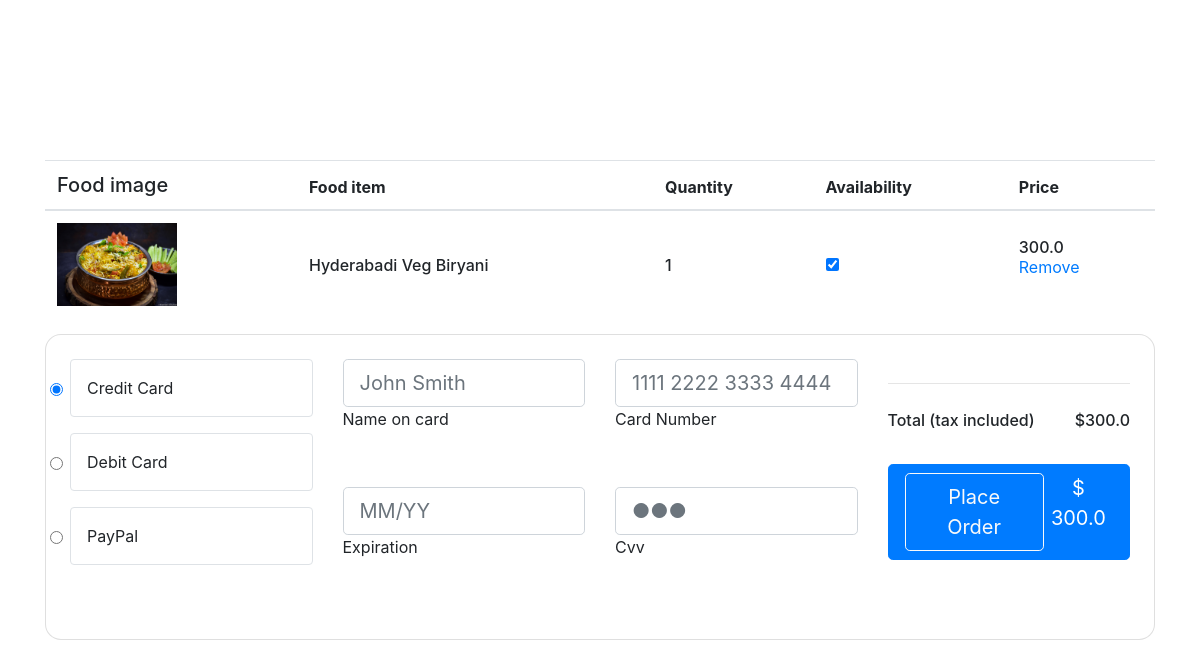
The app's page /orders/1 with its own data.
### tomato/models.py (models this page shows, shortened)
class CartItem(models.Model):
	menu= models.ForeignKey(Menu, on_delete=models.CASCADE)
	quantity = models.PositiveIntegerField(default=0)
	user = models.ForeignKey(User, on_delete=models.CASCADE)
	date_added = models.DateTimeField(auto_now_add=True)

class Menu(models.Model):
    menu_id=models.IntegerField(primary_key=True)
    restaurent=models.ForeignKey(Restaurent,on_delete=models.CASCADE)
    item_name=models.CharField(max_length=30)
    item_price=models.FloatField()
    item_description=models.CharField(max_length=100)
    item_image=models.ImageField(upload_to='menu_images/')
    item_category=models.CharField(max_length=30)
    is_available=models.BooleanField()
    quantity = models.PositiveIntegerField(default=1)

### tomato/views.py (the view)
# urls.py: path('orders/<int:id>',orders,name='order'),
def orders(request,id):
    data=CartItem.objects.filter(menu_id=id)
    total_price = sum(item.menu.item_price * item.quantity for item in data)
    return render(request,'order.html',{'data':data ,'total_price': total_price})

### template/order.html (shortened to what this page needs)
{% load bootstrap4 %}
{% bootstrap_css %}
<!DOCTYPE html>
<html lang="en">
<head>
</head>
<body>
    <section class="h-100 h-custom">
        <div class="container h-100 py-5">
          <div class="row d-flex justify-content-center align-items-center h-100">
            <div class="col">
              <div class="table-responsive">
                <table class="table">
                  <thead>
                    {% for i in data %}
                    <tr>
                      <th scope="col" class="h5">Food image</th>
                      <th scope="col">Food item</th>
                      <th scope="col">Quantity</th>
                      <th scope="col">Availability</th>
                      <th scope="col">Price</th>
                    </tr>
                  </thead>
                  <tbody>
                    <tr>
                      <th scope="row">
                        <div class="d-flex align-items-center">
                          <img src="{{ i.menu.item_image.url }}" class="img-fluid rounded-3"
                            style="width: 120px;" alt="Book">
                        </div>
                      </th>
                      <td class="align-middle">
                        <p class="mb-0" style="font-weight: 500;">{{ i.menu.item_name }}</p>
                      </td>
                      <td class="align-middle">
                        <p class="mb-0" style="font-weight: 500;">{{ i.menu.quantity }}</p>
                      </td>
                      <td class="align-middle">
                        <input type="checkbox" name="" id="" checked="{{ i.is_available }}" >
                      </td>
                      <td class="align-middle">
                        <p class="mb-0" style="font-weight: 500;">{{ i.menu.item_price }}</p>
                        <p><a href="{% url 'tomato:remove_from_cart' i.menu_id %}"> Remove</a></p>
                      </td>
                    </tr>
                    {% endfor %}
                  </tbody>
                </table>
              </div>
              <div class="card shadow-2-strong mb-5 mb-lg-0" style="border-radius: 16px;">
                <div class="card-body p-4">
                  <div class="row">
                    <div class="col-md-6 col-lg-4 col-xl-3 mb-4 mb-md-0">
                      <form>
                        <div class="d-flex flex-row pb-3">
                          <div class="d-flex align-items-center pe-2">
                            <input class="form-check-input" type="radio" name="radioNoLabel" id="radioNoLabel1v"
                              value="" aria-label="..." checked />
                          </div>
                          <div class="rounded border w-100 p-3">
                            <p class="d-flex align-items-center mb-0">
                              Credit
                              Card
                            </p>
                          </div>
                        </div>
                        <div class="d-flex flex-row pb-3">
                          <div class="d-flex align-items-center pe-2">
                            <input class="form-check-input" type="radio" name="radioNoLabel" id="radioNoLabel2v"
                              value="" aria-label="..." />
                          </div>
                          <div class="rounded border w-100 p-3">
                            <p class="d-flex align-items-center mb-0">
                              Debit Card
                            </p>
                          </div>
                        </div>
                        <div class="d-flex flex-row">
                          <div class="d-flex align-items-center pe-2">
                            <input class="form-check-input" type="radio" name="radioNoLabel" id="radioNoLabel3v"
                              value="" aria-label="..." />
                          </div>
                          <div class="rounded border w-100 p-3">
                            <p class="d-flex align-items-center mb-0">
                              PayPal
                            </p>
                          </div>
                        </div>
                      </form>
                    </div>
                    <div class="col-md-6 col-lg-4 col-xl-6">
                      <div class="row">
                        <div class="col-12 col-xl-6">
                          <div data-mdb-input-init class="form-outline mb-4 mb-xl-5">
                            <input type="text" id="typeName" class="form-control form-control-lg" siez="17"
                              placeholder="John Smith" />
                            <label class="form-label" for="typeName">Name on card</label>
                          </div>
                          <div data-mdb-input-init class="form-outline mb-4 mb-xl-5">
                            <input type="text" id="typeExp" class="form-control form-control-lg" placeholder="MM/YY"
                              size="7" id="exp" minlength="7" maxlength="7" />
                            <label class="form-label" for="typeExp">Expiration</label>
                          </div>
                        </div>
                        <div class="col-12 col-xl-6">
                          <div data-mdb-input-init class="form-outline mb-4 mb-xl-5">
                            <input type="text" id="typeText" class="form-control form-control-lg" siez="17"
                              placeholder="1111 2222 3333 4444" minlength="19" maxlength="19" />
                            <label class="form-label" for="typeText">Card Number</label>
                          </div>
                          <div data-mdb-input-init class="form-outline mb-4 mb-xl-5">
                            <input type="password" id="typeText" class="form-control form-control-lg"
                              placeholder="&#9679;&#9679;&#9679;" size="1" minlength="3" maxlength="3" />
                            <label class="form-label" for="typeText">Cvv</label>
                          </div>
                        </div>
                      </div>
                    </div>
                    <div class="col-lg-4 col-xl-3">
                      <hr class="my-4">
                      <div class="d-flex justify-content-between mb-4" style="font-weight: 500;">
                        <p class="mb-2">Total (tax included)</p>
                        <p class="mb-2">${{ total_price }}</p>
                      </div>
                      <button  type="button" data-mdb-button-init data-mdb-ripple-init class="btn btn-primary btn-block btn-lg">
                        <div class="d-flex justify-content-between">
                            <a data-mdb-ripple-init class="btn btn-outline-light btn-lg" href="{% url 'tomato:succ' %}" role="button">Place Order</a>
                          <span>$ {{ total_price }}</span>
                        </div>
                      </button>
                    </div>
                  </div>
                </div>
              </div>
            </div>
          </div>
        </div>
      </section>
</body>
</html>

### template/order.html (style rules this page uses)
@media (min-width: 1025px) { .h-custom { height: 100vh !important; } }

### records on screen
CartItem: menu.item_image (picture), menu.item_name "Hyderabadi Veg Biryani", menu.quantity "1", menu.item_price "300.0"

### other values on screen
{{ total_price }} "300.0"
